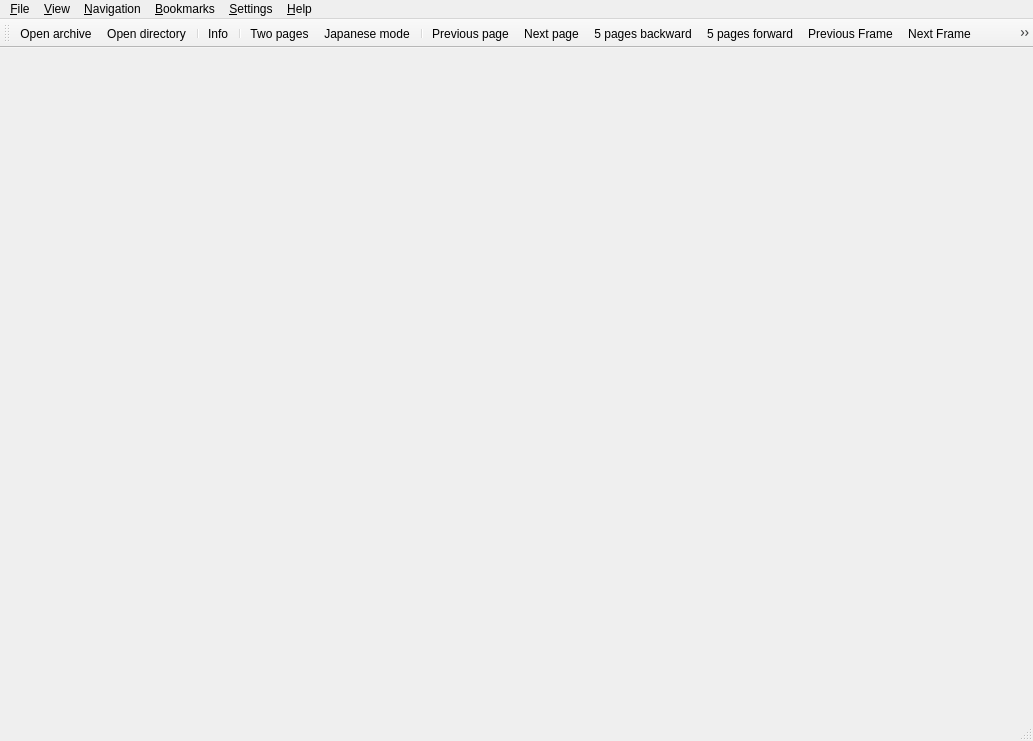
<?xml version="1.0" encoding="UTF-8"?>
<ui version="4.0">
 <class>ComicMainWindow</class>
 <widget class="QMainWindow" name="ComicMainWindow">
  <property name="geometry">
   <rect>
    <x>0</x>
    <y>0</y>
    <width>1033</width>
    <height>741</height>
   </rect>
  </property>
  <property name="minimumSize">
   <size>
    <width>320</width>
    <height>200</height>
   </size>
  </property>
  <property name="acceptDrops">
   <bool>true</bool>
  </property>
  <property name="windowTitle">
   <string>QComicBook</string>
  </property>
  <property name="windowIcon">
   <iconset resource="../data/qcomicbook.qrc">
    <normaloff>:/icons/qcomicbook.png</normaloff>:/icons/qcomicbook.png</iconset>
  </property>
  <widget class="QWidget" name="centralwidget"/>
  <widget class="QMenuBar" name="menubar">
   <property name="geometry">
    <rect>
     <x>0</x>
     <y>0</y>
     <width>1033</width>
     <height>27</height>
    </rect>
   </property>
   <widget class="QMenu" name="menuFile">
    <property name="title">
     <string>&amp;File</string>
    </property>
    <addaction name="actionOpenArchive"/>
    <addaction name="actionOpenDirectory"/>
    <addaction name="actionOpenNext"/>
    <addaction name="actionOpenPrevious"/>
    <addaction name="separator"/>
    <addaction name="actionShowInfo"/>
    <addaction name="separator"/>
    <addaction name="actionPrint"/>
    <addaction name="actionSavePageAs"/>
    <addaction name="separator"/>
    <addaction name="actionClose"/>
    <addaction name="separator"/>
    <addaction name="actionQuit"/>
   </widget>
   <widget class="QMenu" name="menuView">
    <property name="title">
     <string>&amp;View</string>
    </property>
    <widget class="QMenu" name="menuLens">
     <property name="title">
      <string>Lens</string>
     </property>
     <addaction name="actionLens"/>
     <addaction name="separator"/>
     <addaction name="action200"/>
     <addaction name="action300"/>
     <addaction name="action400"/>
     <addaction name="action800"/>
    </widget>
    <addaction name="actionOriginalSize"/>
    <addaction name="actionFitWidth"/>
    <addaction name="actionFitHeight"/>
    <addaction name="actionWholePage"/>
    <addaction name="actionBestFit"/>
    <addaction name="menuLens"/>
    <addaction name="separator"/>
    <addaction name="actionRotateRight"/>
    <addaction name="actionRotateLeft"/>
    <addaction name="actionNoRotation"/>
    <addaction name="actionTogglePreserveRotation"/>
    <addaction name="separator"/>
    <addaction name="actionTwoPages"/>
    <addaction name="actionFirstPageRight"/>
    <addaction name="actionMangaMode"/>
    <addaction name="separator"/>
    <addaction name="actionSimpleView"/>
    <addaction name="actionContinuousView"/>
    <addaction name="actionFrameView"/>
    <addaction name="separator"/>
    <addaction name="actionFullscreen"/>
   </widget>
   <widget class="QMenu" name="menuNavigation">
    <property name="title">
     <string>&amp;Navigation</string>
    </property>
    <addaction name="actionNextPage"/>
    <addaction name="actionPreviousPage"/>
    <addaction name="separator"/>
    <addaction name="actionNextFrame"/>
    <addaction name="actionPreviousFrame"/>
    <addaction name="separator"/>
    <addaction name="actionForwardPage"/>
    <addaction name="actionBackwardPage"/>
    <addaction name="separator"/>
    <addaction name="actionJumpToPage"/>
    <addaction name="actionFirstPage"/>
    <addaction name="actionLastPage"/>
    <addaction name="separator"/>
    <addaction name="actionPageTop"/>
    <addaction name="actionPageBottom"/>
   </widget>
   <widget class="QMenu" name="menuBookmarks">
    <property name="title">
     <string>&amp;Bookmarks</string>
    </property>
    <addaction name="actionSetBookmark"/>
    <addaction name="actionRemoveBookmark"/>
    <addaction name="actionManageBookmarks"/>
    <addaction name="separator"/>
   </widget>
   <widget class="QMenu" name="menuSettings">
    <property name="title">
     <string>&amp;Settings</string>
    </property>
    <addaction name="actionToggleScrollbars"/>
    <addaction name="actionToggleStatusbar"/>
    <addaction name="separator"/>
    <addaction name="actionConfigure"/>
   </widget>
   <widget class="QMenu" name="menuHelp">
    <property name="title">
     <string>&amp;Help</string>
    </property>
    <addaction name="actionShowSystemInfo"/>
    <addaction name="separator"/>
    <addaction name="actionShowAbout"/>
    <addaction name="actionAboutDonating"/>
    <addaction name="actionAboutQt"/>
   </widget>
   <addaction name="menuFile"/>
   <addaction name="menuView"/>
   <addaction name="menuNavigation"/>
   <addaction name="menuBookmarks"/>
   <addaction name="menuSettings"/>
   <addaction name="menuHelp"/>
  </widget>
  <widget class="QStatusBar" name="statusbar"/>
  <widget class="QToolBar" name="toolBar">
   <property name="windowTitle">
    <string>Toolbar</string>
   </property>
   <attribute name="toolBarArea">
    <enum>TopToolBarArea</enum>
   </attribute>
   <attribute name="toolBarBreak">
    <bool>false</bool>
   </attribute>
   <addaction name="actionOpenArchive"/>
   <addaction name="actionOpenDirectory"/>
   <addaction name="separator"/>
   <addaction name="actionShowInfo"/>
   <addaction name="separator"/>
   <addaction name="actionTwoPages"/>
   <addaction name="actionMangaMode"/>
   <addaction name="separator"/>
   <addaction name="actionPreviousPage"/>
   <addaction name="actionNextPage"/>
   <addaction name="actionBackwardPage"/>
   <addaction name="actionForwardPage"/>
   <addaction name="actionPreviousFrame"/>
   <addaction name="actionNextFrame"/>
   <addaction name="actionPageTop"/>
   <addaction name="actionPageBottom"/>
   <addaction name="separator"/>
   <addaction name="actionOriginalSize"/>
   <addaction name="actionFitWidth"/>
   <addaction name="actionFitHeight"/>
   <addaction name="actionWholePage"/>
   <addaction name="actionBestFit"/>
   <addaction name="actionLens"/>
   <addaction name="separator"/>
   <addaction name="actionRotateRight"/>
   <addaction name="actionRotateLeft"/>
  </widget>
  <action name="actionOpenArchive">
   <property name="icon">
    <iconset resource="../data/qcomicbook.qrc">
     <normaloff>:/icons/openarch.png</normaloff>:/icons/openarch.png</iconset>
   </property>
   <property name="text">
    <string>Open archive</string>
   </property>
   <property name="shortcut">
    <string>Ctrl+O</string>
   </property>
  </action>
  <action name="actionOpenDirectory">
   <property name="icon">
    <iconset resource="../data/qcomicbook.qrc">
     <normaloff>:/icons/opendir.png</normaloff>:/icons/opendir.png</iconset>
   </property>
   <property name="text">
    <string>Open directory</string>
   </property>
   <property name="shortcut">
    <string>Ctrl+D</string>
   </property>
  </action>
  <action name="actionOpenNext">
   <property name="text">
    <string>Open next</string>
   </property>
   <property name="shortcut">
    <string>Ctrl+N</string>
   </property>
  </action>
  <action name="actionOpenPrevious">
   <property name="text">
    <string>Open previous</string>
   </property>
   <property name="shortcut">
    <string>Ctrl+P</string>
   </property>
  </action>
  <action name="actionSavePageAs">
   <property name="text">
    <string>Save page as</string>
   </property>
  </action>
  <action name="actionShowInfo">
   <property name="icon">
    <iconset resource="../data/qcomicbook.qrc">
     <normaloff>:/icons/info.png</normaloff>:/icons/info.png</iconset>
   </property>
   <property name="text">
    <string>Info</string>
   </property>
   <property name="shortcut">
    <string>Alt+I</string>
   </property>
  </action>
  <action name="actionClose">
   <property name="text">
    <string>Close</string>
   </property>
  </action>
  <action name="actionQuit">
   <property name="text">
    <string>Quit</string>
   </property>
   <property name="shortcut">
    <string>Ctrl+Q</string>
   </property>
   <property name="menuRole">
    <enum>QAction::QuitRole</enum>
   </property>
  </action>
  <action name="actionOriginalSize">
   <property name="checkable">
    <bool>true</bool>
   </property>
   <property name="icon">
    <iconset resource="../data/qcomicbook.qrc">
     <normaloff>:/icons/orgsize.png</normaloff>:/icons/orgsize.png</iconset>
   </property>
   <property name="text">
    <string>Original size</string>
   </property>
   <property name="shortcut">
    <string>Alt+O</string>
   </property>
  </action>
  <action name="actionFitWidth">
   <property name="checkable">
    <bool>true</bool>
   </property>
   <property name="icon">
    <iconset resource="../data/qcomicbook.qrc">
     <normaloff>:/icons/fitwidth.png</normaloff>:/icons/fitwidth.png</iconset>
   </property>
   <property name="text">
    <string>Fit width</string>
   </property>
   <property name="shortcut">
    <string>Alt+W</string>
   </property>
  </action>
  <action name="actionFitHeight">
   <property name="checkable">
    <bool>true</bool>
   </property>
   <property name="icon">
    <iconset resource="../data/qcomicbook.qrc">
     <normaloff>:/icons/fitheight.png</normaloff>:/icons/fitheight.png</iconset>
   </property>
   <property name="text">
    <string>Fit height</string>
   </property>
   <property name="shortcut">
    <string>Alt+H</string>
   </property>
  </action>
  <action name="actionWholePage">
   <property name="checkable">
    <bool>true</bool>
   </property>
   <property name="icon">
    <iconset resource="../data/qcomicbook.qrc">
     <normaloff>:/icons/wholepage.png</normaloff>:/icons/wholepage.png</iconset>
   </property>
   <property name="text">
    <string>Whole page</string>
   </property>
   <property name="shortcut">
    <string>Alt+A</string>
   </property>
  </action>
  <action name="actionBestFit">
   <property name="checkable">
    <bool>true</bool>
   </property>
   <property name="icon">
    <iconset resource="../data/qcomicbook.qrc">
     <normaloff>:/icons/bestfit.png</normaloff>:/icons/bestfit.png</iconset>
   </property>
   <property name="text">
    <string>Best fit</string>
   </property>
   <property name="shortcut">
    <string>Alt+B</string>
   </property>
  </action>
  <action name="actionRotateRight">
   <property name="icon">
    <iconset resource="../data/qcomicbook.qrc">
     <normaloff>:/icons/rright.png</normaloff>:/icons/rright.png</iconset>
   </property>
   <property name="text">
    <string>Rotate right</string>
   </property>
  </action>
  <action name="actionRotateLeft">
   <property name="icon">
    <iconset resource="../data/qcomicbook.qrc">
     <normaloff>:/icons/rleft.png</normaloff>:/icons/rleft.png</iconset>
   </property>
   <property name="text">
    <string>Rotate left</string>
   </property>
  </action>
  <action name="actionNoRotation">
   <property name="text">
    <string>No rotation</string>
   </property>
  </action>
  <action name="actionTogglePreserveRotation">
   <property name="checkable">
    <bool>true</bool>
   </property>
   <property name="text">
    <string>Preserve rotation</string>
   </property>
  </action>
  <action name="actionTwoPages">
   <property name="checkable">
    <bool>true</bool>
   </property>
   <property name="icon">
    <iconset resource="../data/qcomicbook.qrc">
     <normaloff>:/icons/twopages.png</normaloff>:/icons/twopages.png</iconset>
   </property>
   <property name="text">
    <string>Two pages</string>
   </property>
   <property name="shortcut">
    <string>Ctrl+T</string>
   </property>
  </action>
  <action name="actionFirstPageRight">
   <property name="checkable">
    <bool>true</bool>
   </property>
   <property name="icon">
    <iconset resource="../data/qcomicbook.qrc">
     <normaloff>:/icons/firstpageright.png</normaloff>:/icons/firstpageright.png</iconset>
   </property>
   <property name="text">
    <string>First page right</string>
   </property>
   <property name="shortcut">
    <string>Ctrl+1</string>
   </property>
  </action>
  <action name="actionMangaMode">
   <property name="checkable">
    <bool>true</bool>
   </property>
   <property name="icon">
    <iconset resource="../data/qcomicbook.qrc">
     <normaloff>:/icons/japanese.png</normaloff>:/icons/japanese.png</iconset>
   </property>
   <property name="text">
    <string>Japanese mode</string>
   </property>
   <property name="shortcut">
    <string>Ctrl+J</string>
   </property>
  </action>
  <action name="actionFullscreen">
   <property name="text">
    <string>Fullscreen</string>
   </property>
   <property name="shortcut">
    <string>F11</string>
   </property>
  </action>
  <action name="actionNextPage">
   <property name="icon">
    <iconset resource="../data/qcomicbook.qrc">
     <normaloff>:/icons/nextpage.png</normaloff>:/icons/nextpage.png</iconset>
   </property>
   <property name="text">
    <string>Next page</string>
   </property>
   <property name="shortcut">
    <string>PgDown</string>
   </property>
  </action>
  <action name="actionPreviousPage">
   <property name="icon">
    <iconset resource="../data/qcomicbook.qrc">
     <normaloff>:/icons/prevpage.png</normaloff>:/icons/prevpage.png</iconset>
   </property>
   <property name="text">
    <string>Previous page</string>
   </property>
   <property name="shortcut">
    <string>PgUp</string>
   </property>
  </action>
  <action name="actionForwardPage">
   <property name="icon">
    <iconset resource="../data/qcomicbook.qrc">
     <normaloff>:/icons/fforward.png</normaloff>:/icons/fforward.png</iconset>
   </property>
   <property name="text">
    <string>5 pages forward</string>
   </property>
  </action>
  <action name="actionBackwardPage">
   <property name="icon">
    <iconset resource="../data/qcomicbook.qrc">
     <normaloff>:/icons/fbackward.png</normaloff>:/icons/fbackward.png</iconset>
   </property>
   <property name="text">
    <string>5 pages backward</string>
   </property>
  </action>
  <action name="actionJumpToPage">
   <property name="text">
    <string>Go to page...</string>
   </property>
  </action>
  <action name="actionFirstPage">
   <property name="text">
    <string>First page</string>
   </property>
   <property name="shortcut">
    <string>Ctrl+Home</string>
   </property>
  </action>
  <action name="actionLastPage">
   <property name="text">
    <string>Last page</string>
   </property>
   <property name="shortcut">
    <string>Ctrl+End</string>
   </property>
  </action>
  <action name="actionPageTop">
   <property name="icon">
    <iconset resource="../data/qcomicbook.qrc">
     <normaloff>:/icons/pagetop.png</normaloff>:/icons/pagetop.png</iconset>
   </property>
   <property name="text">
    <string>Page top</string>
   </property>
   <property name="shortcut">
    <string>Home</string>
   </property>
  </action>
  <action name="actionPageBottom">
   <property name="icon">
    <iconset resource="../data/qcomicbook.qrc">
     <normaloff>:/icons/pagebottom.png</normaloff>:/icons/pagebottom.png</iconset>
   </property>
   <property name="text">
    <string>Page bottom</string>
   </property>
   <property name="shortcut">
    <string>End</string>
   </property>
  </action>
  <action name="actionContinuousView">
   <property name="checkable">
    <bool>true</bool>
   </property>
   <property name="text">
    <string>Continuous view</string>
   </property>
  </action>
  <action name="actionSetBookmark">
   <property name="icon">
    <iconset resource="../data/qcomicbook.qrc">
     <normaloff>:/icons/bookmark.png</normaloff>:/icons/bookmark.png</iconset>
   </property>
   <property name="text">
    <string>Add bookmark</string>
   </property>
  </action>
  <action name="actionRemoveBookmark">
   <property name="text">
    <string>Remove bookmark</string>
   </property>
  </action>
  <action name="actionManageBookmarks">
   <property name="text">
    <string>Manage bookmarks</string>
   </property>
  </action>
  <action name="actionToggleScrollbars">
   <property name="checkable">
    <bool>true</bool>
   </property>
   <property name="text">
    <string>Scrollbars</string>
   </property>
  </action>
  <action name="actionToggleStatusbar">
   <property name="checkable">
    <bool>true</bool>
   </property>
   <property name="text">
    <string>Statusbar</string>
   </property>
  </action>
  <action name="actionConfigure">
   <property name="icon">
    <iconset resource="../data/qcomicbook.qrc">
     <normaloff>:/icons/settings.png</normaloff>:/icons/settings.png</iconset>
   </property>
   <property name="text">
    <string>Configure QComicBook</string>
   </property>
   <property name="menuRole">
    <enum>QAction::PreferencesRole</enum>
   </property>
  </action>
  <action name="actionShowSystemInfo">
   <property name="text">
    <string>System information</string>
   </property>
  </action>
  <action name="actionShowAbout">
   <property name="text">
    <string>About</string>
   </property>
   <property name="menuRole">
    <enum>QAction::AboutRole</enum>
   </property>
  </action>
  <action name="actionScrollRight">
   <property name="text">
    <string>Scroll right</string>
   </property>
   <property name="shortcut">
    <string>Right</string>
   </property>
  </action>
  <action name="actionScrollLeft">
   <property name="text">
    <string>Scroll left</string>
   </property>
   <property name="shortcut">
    <string>Left</string>
   </property>
  </action>
  <action name="actionJumpDown">
   <property name="text">
    <string>Jump down</string>
   </property>
   <property name="shortcut">
    <string>Space</string>
   </property>
  </action>
  <action name="actionJumpUp">
   <property name="text">
    <string>Jump up</string>
   </property>
   <property name="shortcut">
    <string>Backspace</string>
   </property>
  </action>
  <action name="actionScrollRightFast">
   <property name="text">
    <string>Scroll right fast</string>
   </property>
   <property name="shortcut">
    <string>Shift+Right</string>
   </property>
  </action>
  <action name="actionScrollLeftFast">
   <property name="text">
    <string>Scroll left fast</string>
   </property>
   <property name="shortcut">
    <string>Shift+Left</string>
   </property>
  </action>
  <action name="actionScrollUpFast">
   <property name="text">
    <string>Scroll up fast</string>
   </property>
   <property name="shortcut">
    <string>Shift+Up</string>
   </property>
  </action>
  <action name="actionScrollDownFast">
   <property name="text">
    <string>Scroll down fast</string>
   </property>
   <property name="shortcut">
    <string>Shift+Down</string>
   </property>
  </action>
  <action name="actionScrollUp">
   <property name="text">
    <string>Scroll up</string>
   </property>
   <property name="shortcut">
    <string>Up</string>
   </property>
  </action>
  <action name="actionScrollDown">
   <property name="text">
    <string>Scroll down</string>
   </property>
   <property name="shortcut">
    <string>Down</string>
   </property>
  </action>
  <action name="actionLens">
   <property name="checkable">
    <bool>true</bool>
   </property>
   <property name="icon">
    <iconset resource="../data/qcomicbook.qrc">
     <normaloff>:/icons/lens.png</normaloff>:/icons/lens.png</iconset>
   </property>
   <property name="text">
    <string>Lens</string>
   </property>
   <property name="shortcut">
    <string>L</string>
   </property>
  </action>
  <action name="actionPrint">
   <property name="text">
    <string>Print</string>
   </property>
  </action>
  <action name="actionFrameView">
   <property name="checkable">
    <bool>true</bool>
   </property>
   <property name="text">
    <string>Frame view</string>
   </property>
  </action>
  <action name="actionSimpleView">
   <property name="checkable">
    <bool>true</bool>
   </property>
   <property name="text">
    <string>Simple view</string>
   </property>
  </action>
  <action name="actionNextFrame">
   <property name="icon">
    <iconset resource="../data/qcomicbook.qrc">
     <normaloff>:/icons/nextframe.png</normaloff>:/icons/nextframe.png</iconset>
   </property>
   <property name="text">
    <string>Next Frame</string>
   </property>
  </action>
  <action name="actionPreviousFrame">
   <property name="icon">
    <iconset resource="../data/qcomicbook.qrc">
     <normaloff>:/icons/prevframe.png</normaloff>:/icons/prevframe.png</iconset>
   </property>
   <property name="text">
    <string>Previous Frame</string>
   </property>
  </action>
  <action name="actionAboutQt">
   <property name="text">
    <string>About Qt</string>
   </property>
  </action>
  <action name="actionAboutDonating">
   <property name="text">
    <string>About donating</string>
   </property>
  </action>
  <action name="action200">
   <property name="checkable">
    <bool>true</bool>
   </property>
   <property name="text">
    <string>200 %</string>
   </property>
   <property name="toolTip">
    <string>200 %</string>
   </property>
  </action>
  <action name="action400">
   <property name="checkable">
    <bool>true</bool>
   </property>
   <property name="text">
    <string>400 %</string>
   </property>
   <property name="toolTip">
    <string>400 %</string>
   </property>
  </action>
  <action name="action800">
   <property name="checkable">
    <bool>true</bool>
   </property>
   <property name="text">
    <string>800 %</string>
   </property>
   <property name="toolTip">
    <string>800 %</string>
   </property>
  </action>
  <action name="action300">
   <property name="checkable">
    <bool>true</bool>
   </property>
   <property name="text">
    <string>300 %</string>
   </property>
  </action>
 </widget>
 <resources>
  <include location="../data/qcomicbook.qrc"/>
 </resources>
 <connections/>
</ui>
